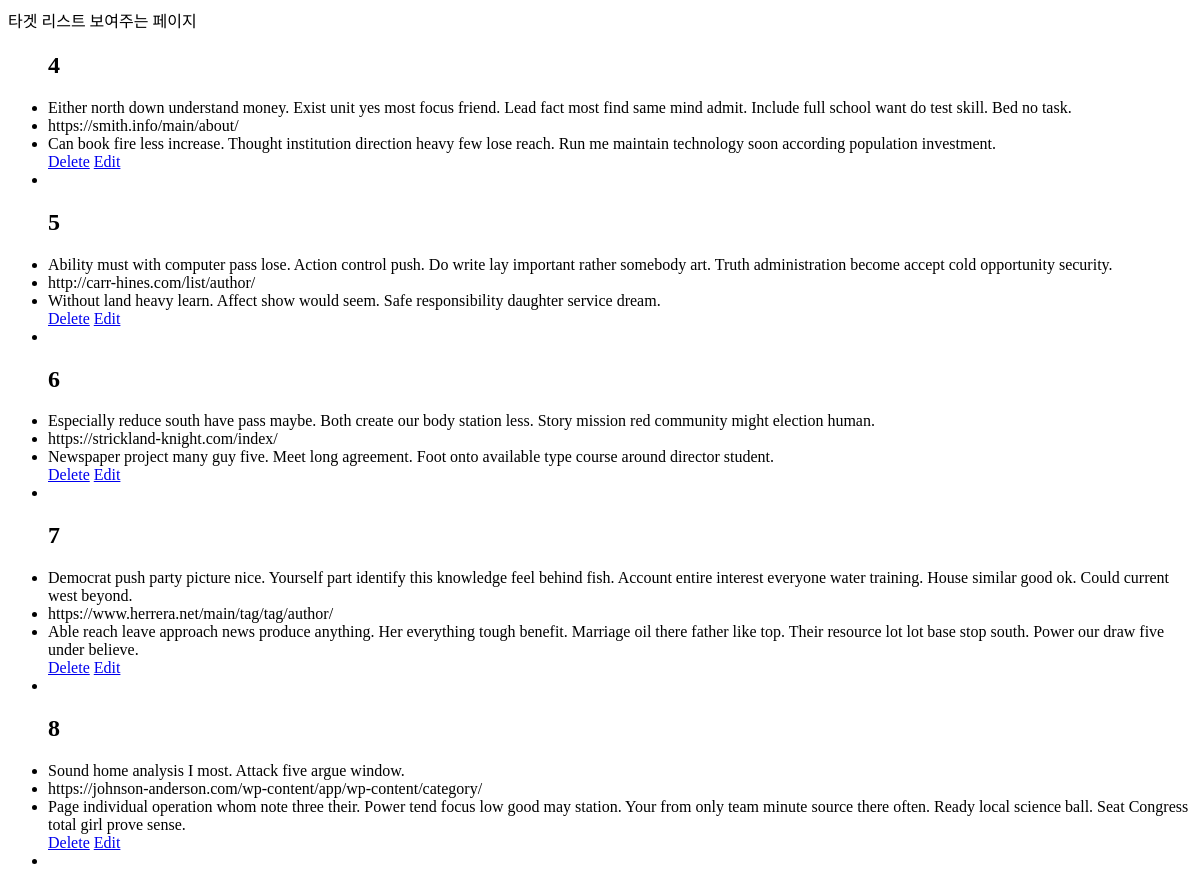
The app's page /jobs/tlist/ (upper part), older data.
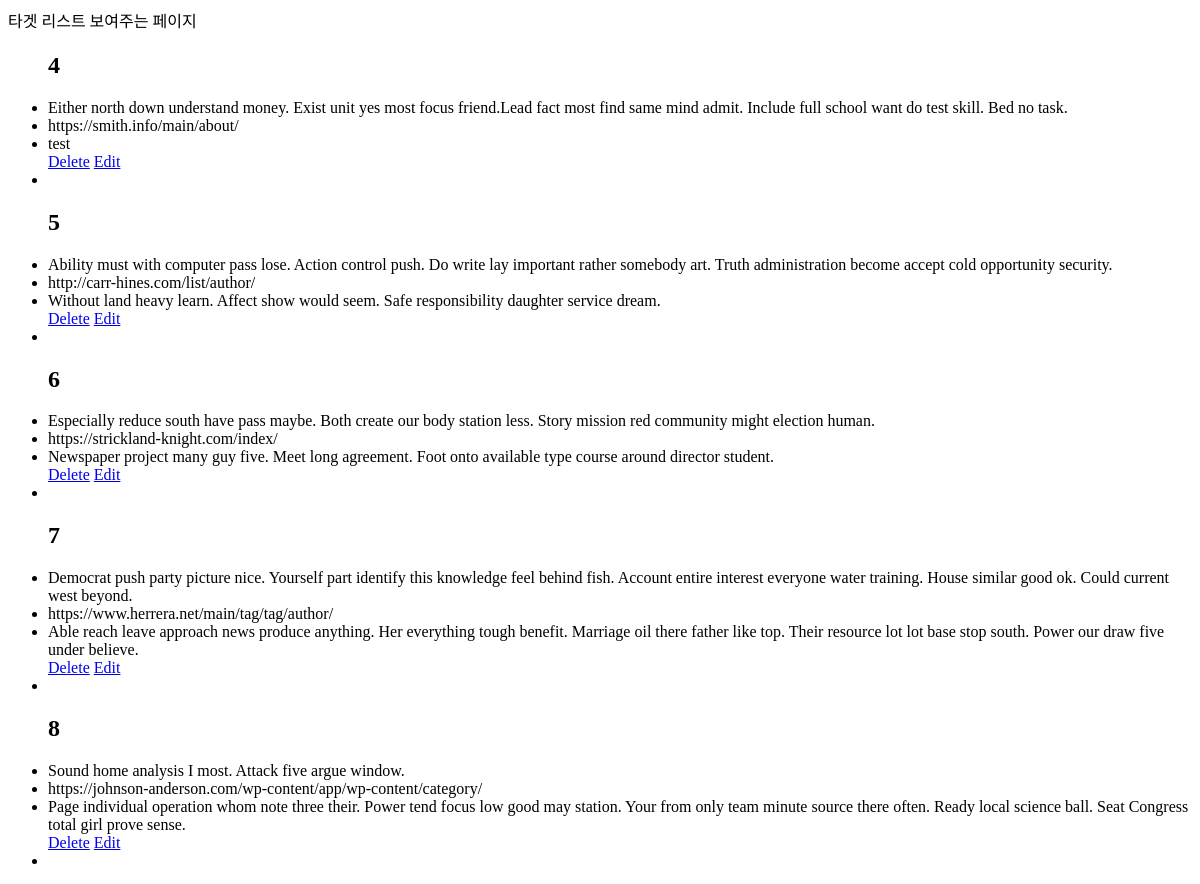
The same page, newer data.
### Jobs/models.py (models this page shows)
class Target_list(models.Model):
    media=models.CharField(max_length=200)
    crawling_url=models.URLField(max_length=300)
    input_col=models.TextField() ## , seperater로 데이터를 넣고 구분 (프론트에서 한번 백에서 한번 벨리데이션 체크)

### Jobs/views.py (the view)
# urls.py: path('tlist/',views.target_list , name="targetlist"),
def target_list(request):
    target_list=Target_list.objects.all()
    context = {'target_list':target_list}
    return render(request, 'target_list.html', context)

### Jobs/templates/target_list.html (shortened to what this page needs)
<ul>
{% for target in target_list %}
<h2>{{target.id}}</h2>
   <li> {{target.media}}</li>
   <li> {{target.crawling_url}}</li>
   <li> {{target.input_col}}</li>
   <a href="{% url 'jobs:tdel' target.id %}">Delete</a>
   <a href="{% url 'jobs:tupdate' target.id %}">Edit</a>
<li></li>
{% endfor %}
</ul>

Row changes from the older to the newer data that the page shows:
changed Target_list "https://smith.info/main/about/": media "Either north down understand money. Exist unit yes most focus friend. Lead fact most find same mind admit. Include full school want do test skill. Bed no task." → "Either north down understand money. Exist unit yes most focus friend.Lead fact most find same mind admit. Include full school want do test skill. Bed no task."; input_col "Can book fire less increase. Thought institution direction heavy few lose reach. Run me maintain technology soon according population investment." → "test"
